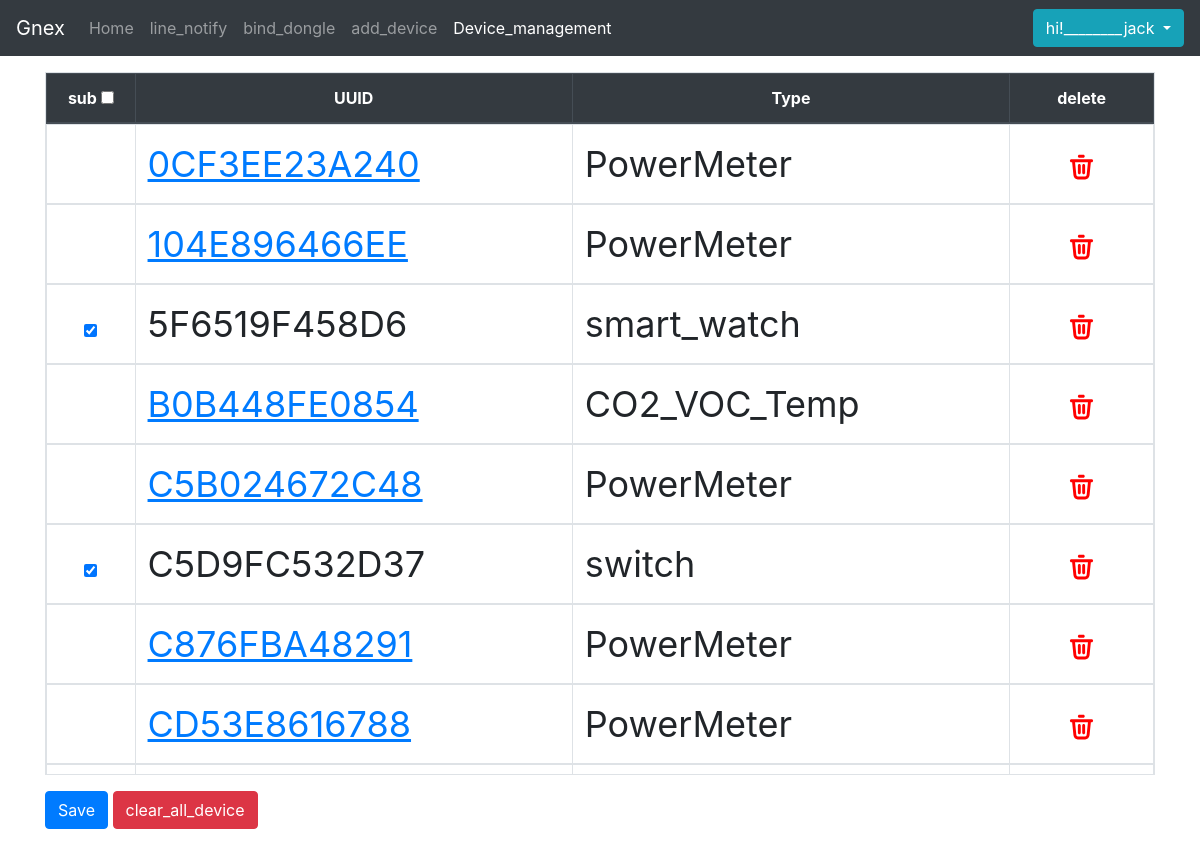
Page /Device_management (signed in) on the committed database.
### models.py (models this page shows, shortened)
class Notify_status(db.Model):
    username = db.Column(db.String(100), db.ForeignKey('user.username'), nullable=True, primary_key=True)
    Device_Mac= db.Column(db.String(100), primary_key=True)
    Device_status=db.Column(db.Boolean(), nullable=True)
    Device_type= db.Column(db.String(100),nullable=True)
    parent = db.relationship('User',back_populates="children")

### app/routes.py (the view)
@app.route('/Device_management',methods=['GET'])
def Device_management():
    array=[]
    result =db.session.query(User.username,Notify_status.Device_Mac,Notify_status.Device_status,Notify_status.Device_type).filter(User.username==flask_session['user']).filter(User.username==Notify_status.username).all()
    for i in range (len(result)):
        Device_Mac=result[i][1]
        Device_status=result[i][2]
        Device_type=result[i][3]
        data={'Device_Mac':Device_Mac,'Device_status':Device_status,'Device_type':Device_type}
        array.append(data)
    return render_template('Device_management.html',tabledata=array)

### app/routes.py (called while the page is built)
@app.before_request
def login_require():
    if request.path in ['','/login','/register','/powermeter_list_device'] or '/static/' in request.path:
        return None
    flask_session.permanent = True
    user=flask_session.get('user')
    if user==None:
        return redirect('/login')

### app/templates/Device_management.html (shortened to what this page needs)
{% extends 'base1.html' %}
{%block css_content%}
<link href="{{url_for('static',filename='css/Device_management.css')}}" rel="stylesheet">
{% endblock %}
{%block app_content%}
<div class="pt-3">
    <table class="table table-bordered" id="tab">
        <thead class="thead-dark d-flex">
            <tr class="">
                <th class=" thead-sub"> sub <input type="checkbox" id="checkall"></th>
                <th class=" thead-uuid">UUID</th>
                <th class=" thead-type">Type</th>
                <th class=" thead-delete">delete</th>
            </tr>
        </thead>
        <tbody>
            {%for data in tabledata%}
            {%if data['Device_type']=="PowerMeter"%}
            <tr id={{data['Device_Mac']}} name={{data['Device_type']}}>
                <th class=" thead-sub">
                </th>
                <td class=" thead-uuid"><a href="/powermeter?devicename={{data['Device_Mac']}}">{{data['Device_Mac']}}</a></td>
                <td class=" thead-type">{{data['Device_type']}}</td>
                <th class=" thead-delete"><img src="{{url_for('static',filename='img/Device_management/delete.svg')}}"
                        alt=""></th>
            </tr>
            {%elif data['Device_type']=="CO2_VOC_Temp"%}
            <tr id={{data['Device_Mac']}} name={{data['Device_type']}}>
                <th class=" thead-sub">
                </th>
                <td class=" thead-uuid"><a href="/CO2?devicename={{data['Device_Mac']}}">{{data['Device_Mac']}}</a></td>
                <td class=" thead-type">{{data['Device_type']}}</td>
                <th class=" thead-delete"><img src="{{url_for('static',filename='img/Device_management/delete.svg')}}"
                        alt=""></th>
            </tr>
            {%else%}
            <tr id={{data['Device_Mac']}}>
                <th class=" thead-sub"><input type="checkbox" name="Checkbox[]"
                        aria-label="Checkbox for following text input" {{ "checked" if data['Device_status']==True}}>
                </th>
                <td class=" thead-uuid">{{data['Device_Mac']}}</td>
                <td class=" thead-type">{{data['Device_type']}}</td>
                <th class=" thead-delete"><img src="{{url_for('static',filename='img/Device_management/delete.svg')}}"
                        alt=""></th>
            </tr>
            {%endif%}
            {%endfor%}
        </tbody>
    </table>
    <button id="send_data" type="button" class="btn btn-primary">Save</button>
    <button id="clear_data" type="button" class="btn btn-danger">clear_all_device</button>
</div>
{%endblock%}

### app/templates/base1.html (shortened to what this page needs)
<!DOCTYPE html>
<html lang="en">
<head>
    <link rel="stylesheet" href="https://cdn.jsdelivr.net/npm/bootstrap@4.6.1/dist/css/bootstrap.min.css">
    {%block css_content%}
    {% endblock %}
</head>
<body>
    {%include 'navbar.html'%}
    <div class="container">
        {%block app_content%}
        {%endblock%}
    </div>
</body>
</html>

### app/templates/navbar.html (shortened to what this page needs)
<nav class="navbar navbar-expand-lg navbar-dark bg-dark">
    <a class="navbar-brand" href="{{url_for('index')}}">Gnex</a>
    <div class="collapse navbar-collapse" id="navbarSupportedContent">
        <ul class="navbar-nav mr-auto">
            <li class="nav-item {%if request.endpoint == 'index'%}active{% endif %}">
                <a class="nav-link" href="{{url_for('index')}}">Home <span class="sr-only">(current)</span></a>
            </li>
            {%if "user" in session%}
            <li class="nav-item {%if request.endpoint == 'line_notify'%}active{% endif %}">
                <a class="nav-link" href="{{url_for('line_notify')}}">line_notify</a>
            </li>
            <li class="nav-item {%if request.endpoint == 'html5_qrcode'%}active{% endif %}">
                <a class="nav-link" href="{{url_for('html5_qrcode')}}">bind_dongle</a>
            </li>
            <li class="nav-item {%if request.endpoint == 'testform'%}active{% endif %}">
                <a class="nav-link" href="{{url_for('testform')}}">add_device</a>
            </li>
            <li class="nav-item {%if request.endpoint == 'Device_management'%}active{% endif %}">
                <a class="nav-link" href="{{url_for('Device_management')}}">Device_management</a>
            </li>
            {%endif%}
        </ul>
        {%if "user" in session%}
        <div class="btn-group">
            <button type="button" class="btn btn-info dropdown-toggle" data-toggle="dropdown" aria-haspopup="true"
                aria-expanded="false">
                hi!________{{session.get('user')}}
            </button>
        </div>
        {% else %}
        <a href="{{url_for('login')}}">
            <button type="button" class="btn btn-info">login</button>
        </a>
        {%endif%}
    </div>
</nav>

### app/static/css/Device_management.css (style rules this page uses)
table { display: flex; flex-flow: column; width: 100%; height: 100%; }
thead { width: 100%; }
.thead-sub { width: 8%; }
.thead-uuid { width: auto; }
.thead-type { width: auto; }
.thead-delete { width: 13%; }
tbody { flex: 1 1 auto; display: block; overflow-y: scroll; overflow-x: hidden; height: 650px; font-size: 3vmin; }
tr { width: 100%; display: table; table-layout: fixed; }
tr img { width: 25%; cursor: pointer; }
th { text-align: center; }
[name="PowerMeter"] a { text-decoration: underline; }
[name="CO2_VOC_Temp"] a { text-decoration: underline; }

### rows in the picture
Notify_status: Device_Mac "0CF3EE23A240", Device_type "PowerMeter"
Notify_status: Device_Mac "104E896466EE", Device_type "PowerMeter"
Notify_status: Device_Mac "5F6519F458D6", Device_type "smart_watch"
Notify_status: Device_Mac "B0B448FE0854", Device_type "CO2_VOC_Temp"
Notify_status: Device_Mac "C5B024672C48", Device_type "PowerMeter"
Notify_status: Device_Mac "C5D9FC532D37", Device_type "switch"
Notify_status: Device_Mac "C876FBA48291", Device_type "PowerMeter"
Notify_status: Device_Mac "CD53E8616788", Device_type "PowerMeter"

### other values in the picture
{{ session.get('user') }} "jack"
